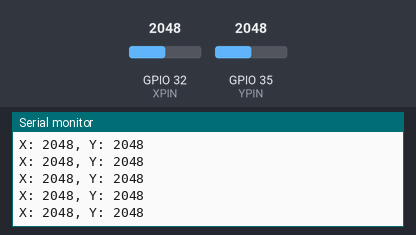
A sketch run on a simulated ESP32. Shown: the last lines printed to the serial monitor. The inputs (shaded band) are chosen by the test bench; at power-on: GPIO 32 (XPIN) = 2048, GPIO 35 (YPIN) = 2048.

Above: at 1.3 s.
1.4 s: GPIO 32 (XPIN) set to 2440
At 1.66 s:
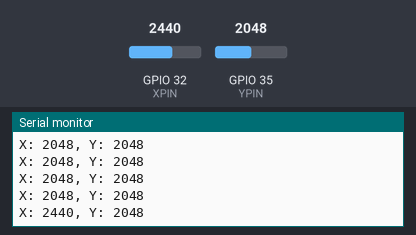
2.9 s: GPIO 35 (YPIN) set to 2440
At 3.06 s:
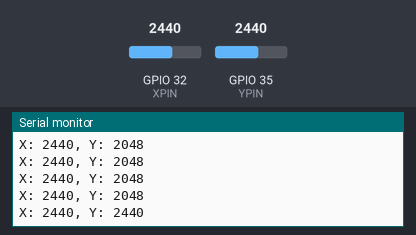
4.4 s: GPIO 32 (XPIN) set to 2360
At 4.46 s:
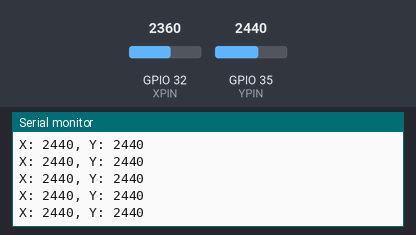
5.9 s: GPIO 35 (YPIN) set to 2360
At 6.07 s:
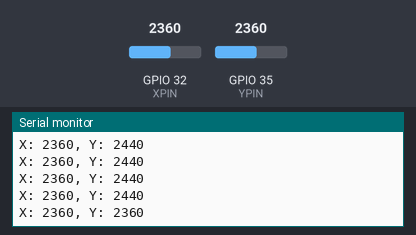
Timing chart, 0 to 8.4 s (numbered marks = the images above; inputs shaded):
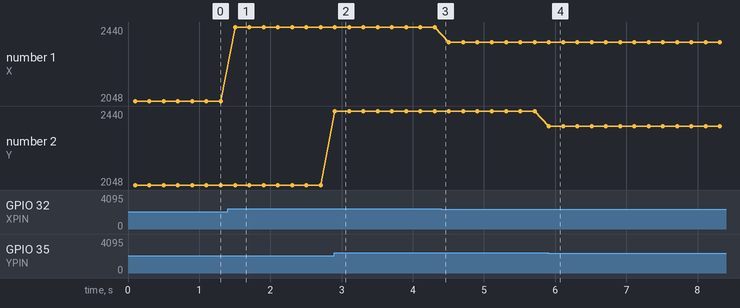

The sketch:

BAAP_BOT_RC_JOYSTICK_CODE.ino
```cpp
//Add or related libraries
#include<HardwareSerial.h>

const int XPIN = 32;     // Joystick X-axis pin
const int YPIN = 35;     // Joystick Y-axis pin
//const int BUTTONPIN = 34; // Joystick button pin
const int RX_PIN = 27;   //
const int TX_PIN = 14;   //

// Use HardwareSerial on UART2 (for example)
HardwareSerial HC05(2);  // Use UART2 for HC-05

void connectToHC05() {
  Serial.println("Configuring HC-05...");
  // HC05.println("AT");  // Test HC-05 communication
  delay(100);
  if (HC05.available()) {
    Serial.println("HC-05 Ready");
  } else {
    Serial.println("HC-05 Connection Failed");
  }
}

void setup() {
  Serial.begin(9600);   // Serial monitor baud rate
   HC05.begin(38400, SERIAL_8N1, RX_PIN, TX_PIN);  // Use HardwareSerial on UART2 with custom pins
  //HC05.begin(38400);

  pinMode(XPIN, INPUT);
  pinMode(YPIN, INPUT);
  //pinMode(BUTTONPIN,INPUT_PULLUP);

  Serial.println("HC-05 Bluetooth Ready");
  connectToHC05();
}

void loop() {
  // Read joystick inputs
  int xval = analogRead(XPIN);
  int yval = analogRead(YPIN);
  //int buttonState = digitalRead(BUTTONPIN);

  // Debug print for joystick values
  Serial.printf("X: %d, Y: %d\n", xval, yval);

  // Send movement data to the HC-05
  sendMovementData(xval, yval);

  delay(100); // Reduced delay for more responsive control
}

void sendMovementData(int xval, int yval) {
  // Dynamic mapping with center deadzone
  int forwardSpeed = map(yval, 3500, 2460, 0, 255);
  int backwardSpeed = map(yval, 2500, 3200, 0, 255);
  int leftSpeed = map(xval, 2500, 2400, 0, 255);
  int rightSpeed = map(xval, 3500, 3400, 0, 255);

  // Send movement commands to the HC-05
  if (yval < 2460 && xval > 3500) {
    HC05.printf("%c",'1'); // forward
  } else if (yval > 3200 && xval < 2500) {
    HC05.printf("%c",'2'); // Backward
  }

  else if (yval < 2400 && xval < 2500) {
    HC05.printf("%c",'4'); // left
  } else if (yval > 3400 && xval > 3500) {
    HC05.printf("%c",'3'); // right
  }

  else{
    HC05.printf("%c",'5');
  }

  // if (buttonState == 0) {
  //   // HC05.print("STOP");
  //   HC05.println(0);
  // }

  delay(100);
}
```

Measured:
- after the input at 1.4 s, the serial monitor: prints a new line after 0.10 s (image 1)
- after the input at 2.9 s, the serial monitor: prints a new line at once (image 2)
- after the input at 5.9 s, the serial monitor: prints a new line at once (image 4)
- plotted number 1: 2048 → 2440 after the input at 1.4 s, 2440 → 2360 after the input at 4.4 s
